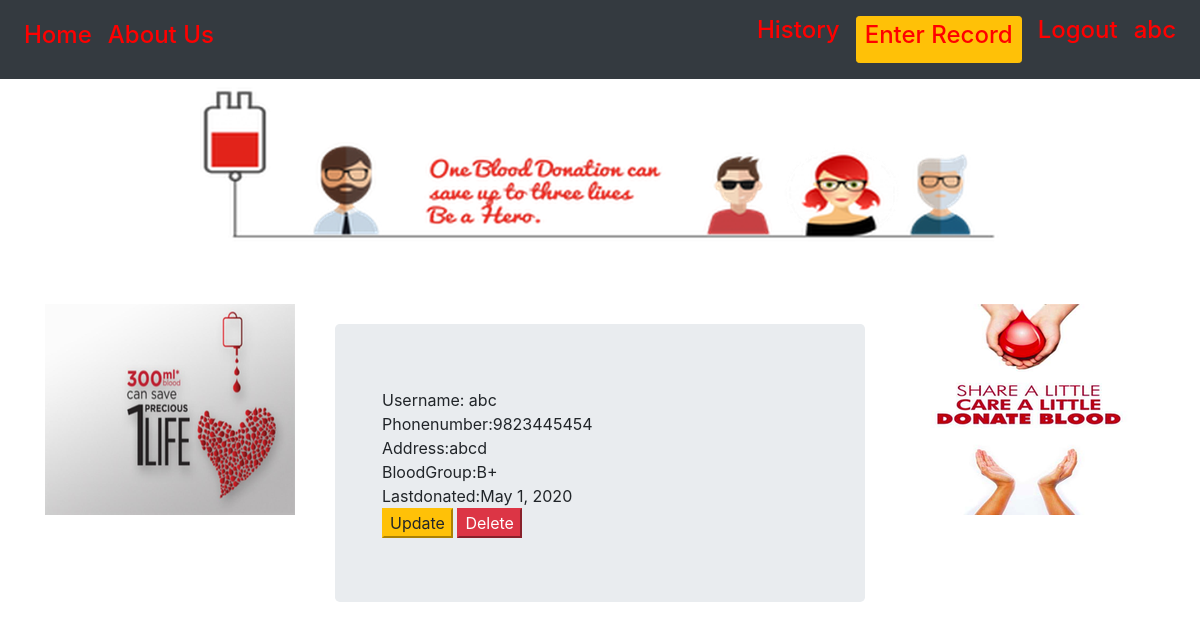
Page /profile/abc/12/ (signed in) on the committed database.
### record/models.py (models this page shows, shortened)
class History(models.Model):
    user=models.ForeignKey('auth.User', on_delete=models.CASCADE)
    lastdonateddate = models.DateField(default=timezone.now())

### accounts/models.py (models this page shows, shortened)
class Donor(models.Model):
    user=models.OneToOneField('auth.User',on_delete=models.CASCADE)
    email=models.EmailField(unique=True)
    bloodgroup=models.CharField(choices=Blood_Group,max_length=3)
    phonenumber=models.CharField(max_length=10,unique=True)
    address = models.CharField(max_length=264)

### record/views.py (the view)
# urls.py: path('profile/<username>/<int:pk>/',views.ProfileDetailView.as_view(),name='historydetail'),
class ProfileDetailView(LoginRequiredMixin, SelectRelatedMixin, DetailView):
    model = History
    template_name='record/profiledetail.html'
    select_related=("user",)
    def get_queryset(self):
        queryset = super().get_queryset()
        return queryset.filter(user_id=self.request.user.id)

### record/templates/record/profiledetail.html
{% extends "mainbase.html" %}
{% block content %}
  <div class="jumbotron">
    <div class="col text-left ">
      <a>Username: {{history.user.username}} </a><br>
      <a>Phonenumber:{{history.user.donor.phonenumber}} </a><br>
      <a>Address:{{history.user.donor.address}} </a><br>
      <a>BloodGroup:{{history.user.donor.bloodgroup}} </a><br>
      <a>Lastdonated:{{history.lastdonateddate}}</a><br>
      <a href="{%url 'record:profileupdate' username=history.user pk=history.pk%}">
        <button type="button" class="btn-warning">Update</button>
      </a>
      <a href="{%url 'record:deletehistory' username=history.user pk=history.pk%}">
        <button type="button" class="btn-danger">Delete</button>
      </a>
    </div>
      </div>
{% endblock %}

### templates/mainbase.html (shortened to what this page needs)
<!DOCTYPE html>
  {% load static %}
  {% load bootstrap5 %}
<html lang="en" dir="ltr">
<head>
    <link rel="stylesheet" href="https://stackpath.bootstrapcdn.com/bootstrap/4.4.1/css/bootstrap.min.css">
    <link rel="stylesheet" href="{% static "record/style1.css" %}"/>
</head>
  <body>
    <nav class="navbar fixed-top navbar-expand bg-dark">
        <div class="nav navbar-nav ">
          <a class="nav-link" href="{% url "record:Home" %}"><h4>Home </h4></a>
          <a class="nav-link" href="#"> <h4>About Us </h4></a>
        </div>
        {% if user.is_authenticated %}
          <div class="nav navbar-nav ml-auto">
            <a class="nav-link" href="{% url 'record:historylist' %}" target="_blank"> <h4>History </h4></a>
            <a class ="nav-link" href="{% url 'record:createhistory' %}" target="_blank"> <button type="button" class='btn btn-sm btn-warning '><h4>Enter Record</h4> </button></a>
            <a class="nav-link" href="{% url 'accounts:logout' %}"> <h4>Logout </h4></a>
            <a class="nav-link"><h4 > {{request.user}} </h4></a>
        {% else %}
              <a class="nav-link " href="{% url 'accounts:signup' %}"> <button type="button" class='btn btn-sm btn-warning '><h4 >SignUp</h4></button></a>
              <a class="nav-link me-3" href="{% url 'accounts:login' %}"><h4>Login </h4> </a>
        </div>
        {% endif %}
    </nav>
    <div class="container mt-5 pt-4 text-center">
      <img class="img-fluid "src="{% static "image/bloodtop.png" %}" alt="">
      <div class=" mt-5 pt-2">
        <div class="row g-0">
          <div class="col-3 card-img">
            <img class="img-fluid float-left" src="{% static "image/bloodleft.png" %}" alt="fail">
          </div>
            <div class="card-body">
              {% block content %}
              {% endblock %}
            </div>
        <div class="col-3 card-img">
            <img class="img-fluid float-right"src="{% static "image/bloodright.png" %}" alt="">
        </div>
        </div>
      </div>
  </body>
</html>

### static/record/style1.css (style rules this page uses)
h4 { color: red; }

### rows in the picture
History: user.username "abc", user.donor.phonenumber "9823445454", user.donor.address "abcd", user.donor.bloodgroup "B+", lastdonateddate "May 1, 2020"

### other values in the picture
{{ request.user }} "abc"
